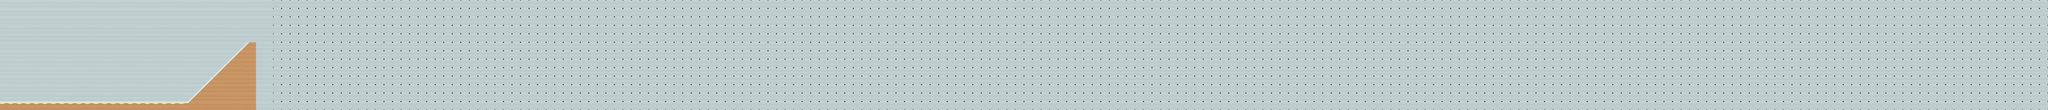

The image is a tile-based game level rendered from a .tmx file. Its description and source (layers, tilesets, objects; grid data summarised) follow:
An orthogonal 240x13 tile map with 70x70 px tiles, 2 tile layers (Background, Graphics) and 2 objects.

<map version="1.2" tiledversion="1.2.1" orientation="orthogonal" renderorder="right-down" width="240" height="13" tilewidth="70" tileheight="70" infinite="0" nextlayerid="5" nextobjectid="19">
 <tileset firstgid="1" source="tmgs_tiles.tsx" />
 <layer id="1" name="Background" width="240" height="13">
  <data>[3120 cells, 3120 non-empty, 2 distinct tile ids]</data>
 </layer>
 <layer id="3" name="Graphics" width="240" height="13">
  <data>[3120 cells, 65 non-empty, 4 distinct tile ids]</data>
 </layer>
 <objectgroup id="4" name="Ground">
  <object id="17" x="0" y="840" width="1750" height="70" />
  <object id="18" x="1540" y="840">
   <polygon points="0,0 490,-490 490,0" />
  </object>
 </objectgroup>
</map>
